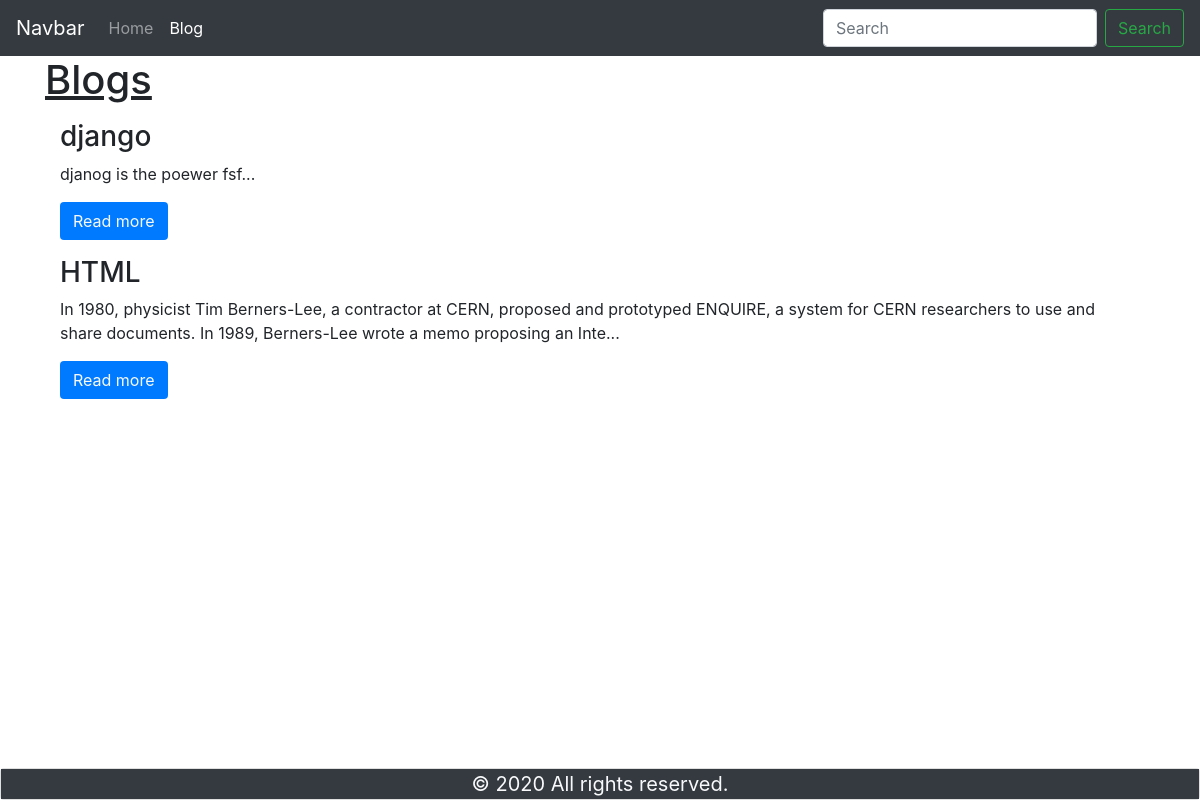
Page /blog on the committed database.
### home/models.py (models this page shows, shortened)
class Blog(models.Model):
    id = models.AutoField(primary_key=True)
    title = models.CharField(max_length=200)
    slug = models.CharField(max_length=200)
    short_desc = models.CharField(max_length=200)
    desc = models.TextField()

### home/views.py (the view)
# urls.py: path('blog', views.blog, name='blog'),
def blog(request):
    blog = Blog.objects.all()
    context = {
        'blogs' : blog
    }
    return render(request, 'blog.html', context)

### templates/blog.html (shortened to what this page needs)
{% extends 'base.html' %}
{% block blogactive %} active{% endblock blogactive %}
{% block body %}
<div class="container">
    <h1><u>Blogs</u></h1>
   <div class="container mt-3">
    {% for blog in  blogs %}
    <h3>{{blog.title}}</h3>
    <p>{{blog.short_desc}}...</p>
    <a href="/blogpost/{{blog.slug}}">
        <button class="bg-primary btn text-light text-center mb-3">
            Read more
        </button>
    </a>
    {% endfor %}
   </div>
    {% endblock body %}

### rows in the picture
Blog: title "django", short_desc "djanog is the poewer fsf"
Blog: title "HTML", short_desc "In 1980, physicist Tim Berners-Lee, a contractor at CERN, proposed and prototyped ENQUIRE, a system for CERN researchers to use and share documents. In 1989, Berners-Lee wrote a memo proposing an Inte"
